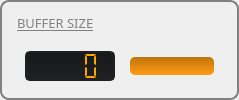
       <widget class="QGroupBox" name="bufferGroupBox">
        <property name="styleSheet">
         <string notr="true">QGroupBox {
    border: 2px solid gray;
    border-radius: 9px;
	color: rgb(255, 255, 255);
    /*margin-top: 1ex;  leave space at the top for the title */
}</string>
        </property>
        <layout class="QVBoxLayout" name="verticalLayout_6">
         <property name="spacing">
          <number>0</number>
         </property>
         <property name="leftMargin">
          <number>15</number>
         </property>
         <property name="topMargin">
          <number>0</number>
         </property>
         <property name="rightMargin">
          <number>15</number>
         </property>
         <property name="bottomMargin">
          <number>0</number>
         </property>
         <item>
          <layout class="QHBoxLayout" name="horizontalLayout_14">
           <property name="spacing">
            <number>7</number>
           </property>
           <property name="bottomMargin">
            <number>0</number>
           </property>
           <item>
            <widget class="QLabel" name="label_8">
             <property name="sizePolicy">
              <sizepolicy hsizetype="Preferred" vsizetype="Fixed">
               <horstretch>0</horstretch>
               <verstretch>0</verstretch>
              </sizepolicy>
             </property>
             <property name="font">
              <font>
               <family>Rubik</family>
               <pointsize>10</pointsize>
               <italic>false</italic>
               <bold>false</bold>
               <underline>true</underline>
              </font>
             </property>
             <property name="styleSheet">
              <string notr="true">color: gray;</string>
             </property>
             <property name="text">
              <string>BUFFER SIZE</string>
             </property>
            </widget>
           </item>
           <item>
            <spacer name="horizontalSpacer_5">
             <property name="orientation">
              <enum>Qt::Horizontal</enum>
             </property>
             <property name="sizeHint" stdset="0">
              <size>
               <width>40</width>
               <height>20</height>
              </size>
             </property>
            </spacer>
           </item>
           <item>
            <widget class="QLabel" name="bufferInfoLabel">
             <property name="sizePolicy">
              <sizepolicy hsizetype="Fixed" vsizetype="Fixed">
               <horstretch>0</horstretch>
               <verstretch>0</verstretch>
              </sizepolicy>
             </property>
             <property name="minimumSize">
              <size>
               <width>25</width>
               <height>25</height>
              </size>
             </property>
             <property name="maximumSize">
              <size>
               <width>25</width>
               <height>25</height>
              </size>
             </property>
             <property name="toolTip">
              <string>&lt;html&gt;&lt;head/&gt;&lt;body&gt;&lt;p&gt;&lt;span style=&quot; font-weight:700;&quot;&gt;BUFFER SIZE - Tips&lt;/span&gt;&lt;/p&gt;&lt;p&gt;Select the size of the ASIO Buffer, by the number of samples.&lt;/p&gt;&lt;p&gt;A lower buffer size gives lower latency but may cause glitches in your sound.&lt;/p&gt;&lt;p&gt;Make the buffer size larger if you experience glitches.&lt;/p&gt;&lt;p&gt;Note: DAW software such as Ableton Live may report inaccurate latency statistics - this is a known current issue.&lt;/p&gt;&lt;/body&gt;&lt;/html&gt;</string>
             </property>
             <property name="toolTipDuration">
              <number>0</number>
             </property>
             <property name="styleSheet">
              <string notr="true">image: url(:/img/images/INFO BTN OFF.png); </string>
             </property>
             <property name="lineWidth">
              <number>0</number>
             </property>
             <property name="text">
              <string/>
             </property>
             <property name="scaledContents">
              <bool>false</bool>
             </property>
             <property name="margin">
              <number>0</number>
             </property>
             <property name="textInteractionFlags">
              <set>Qt::NoTextInteraction</set>
             </property>
            </widget>
           </item>
          </layout>
         </item>
         <item>
          <layout class="QHBoxLayout" name="horizontalLayout_13">
           <property name="spacing">
            <number>15</number>
           </property>
           <property name="leftMargin">
            <number>8</number>
           </property>
           <property name="topMargin">
            <number>0</number>
           </property>
           <property name="rightMargin">
            <number>8</number>
           </property>
           <property name="bottomMargin">
            <number>0</number>
           </property>
           <item>
            <widget class="QLCDNumber" name="bufferSizeDisplay">
             <property name="sizePolicy">
              <sizepolicy hsizetype="Minimum" vsizetype="Fixed">
               <horstretch>0</horstretch>
               <verstretch>0</verstretch>
              </sizepolicy>
             </property>
             <property name="minimumSize">
              <size>
               <width>90</width>
               <height>30</height>
              </size>
             </property>
             <property name="layoutDirection">
              <enum>Qt::LeftToRight</enum>
             </property>
             <property name="autoFillBackground">
              <bool>false</bool>
             </property>
             <property name="styleSheet">
              <string notr="true">QLCDNumber{
  background-color: qlineargradient(x1:0, y1:0, x2:0, y2:1, stop:0 #17191A, stop:1 #1E2122);
  border: 2px solid #1d1f21;
  border-width: 2px;
  border-radius: 5px;
  color: orange;
}</string>
             </property>
             <property name="frameShape">
              <enum>QFrame::StyledPanel</enum>
             </property>
             <property name="frameShadow">
              <enum>QFrame::Plain</enum>
             </property>
             <property name="digitCount">
              <number>4</number>
             </property>
             <property name="segmentStyle">
              <enum>QLCDNumber::Flat</enum>
             </property>
            </widget>
           </item>
           <item>
            <widget class="QSlider" name="bufferSizeSlider">
             <property name="sizePolicy">
              <sizepolicy hsizetype="Expanding" vsizetype="Fixed">
               <horstretch>0</horstretch>
               <verstretch>0</verstretch>
              </sizepolicy>
             </property>
             <property name="minimumSize">
              <size>
               <width>0</width>
               <height>42</height>
              </size>
             </property>
             <property name="toolTip">
              <string extracomment="A lower number is better"/>
             </property>
             <property name="whatsThis">
              <string extracomment="Buffer size in samples. Lower is better!"/>
             </property>
             <property name="layoutDirection">
              <enum>Qt::LeftToRight</enum>
             </property>
             <property name="autoFillBackground">
              <bool>false</bool>
             </property>
             <property name="styleSheet">
              <string notr="true">QSlider::groove:horizontal {
    height: 18px; /* the groove expands to the size of the slider by default. by giving it a height, it has a fixed size */
    background: qlineargradient(x1:0, y1:0, x2:0, y2:1, stop:0 #BF740D, stop:1 #FF9B12);
	border-radius: 5px;
}


QSlider::handle:horizontal {
	image: url(:/img/images/Fader BTN.png);
    width: 30px;
    margin: -20px 20px; /* handle is placed by default on the contents rect of the groove. Expand outside the groove */
	margin-left: -3px;
	margin-right: -3px;
    border-radius: 3px;
}

/*QSlider::add-page:horizontal {
    background: #1d1f21;
}

QSlider::sub-page:horizontal {
    background: #ff9c12;
}*/</string>
             </property>
             <property name="maximum">
              <number>6</number>
             </property>
             <property name="singleStep">
              <number>1</number>
             </property>
             <property name="pageStep">
              <number>1</number>
             </property>
             <property name="value">
              <number>1</number>
             </property>
             <property name="tracking">
              <bool>true</bool>
             </property>
             <property name="orientation">
              <enum>Qt::Horizontal</enum>
             </property>
             <property name="tickPosition">
              <enum>QSlider::TicksBothSides</enum>
             </property>
             <property name="tickInterval">
              <number>5</number>
             </property>
            </widget>
           </item>
          </layout>
         </item>
        </layout>
       </widget>
